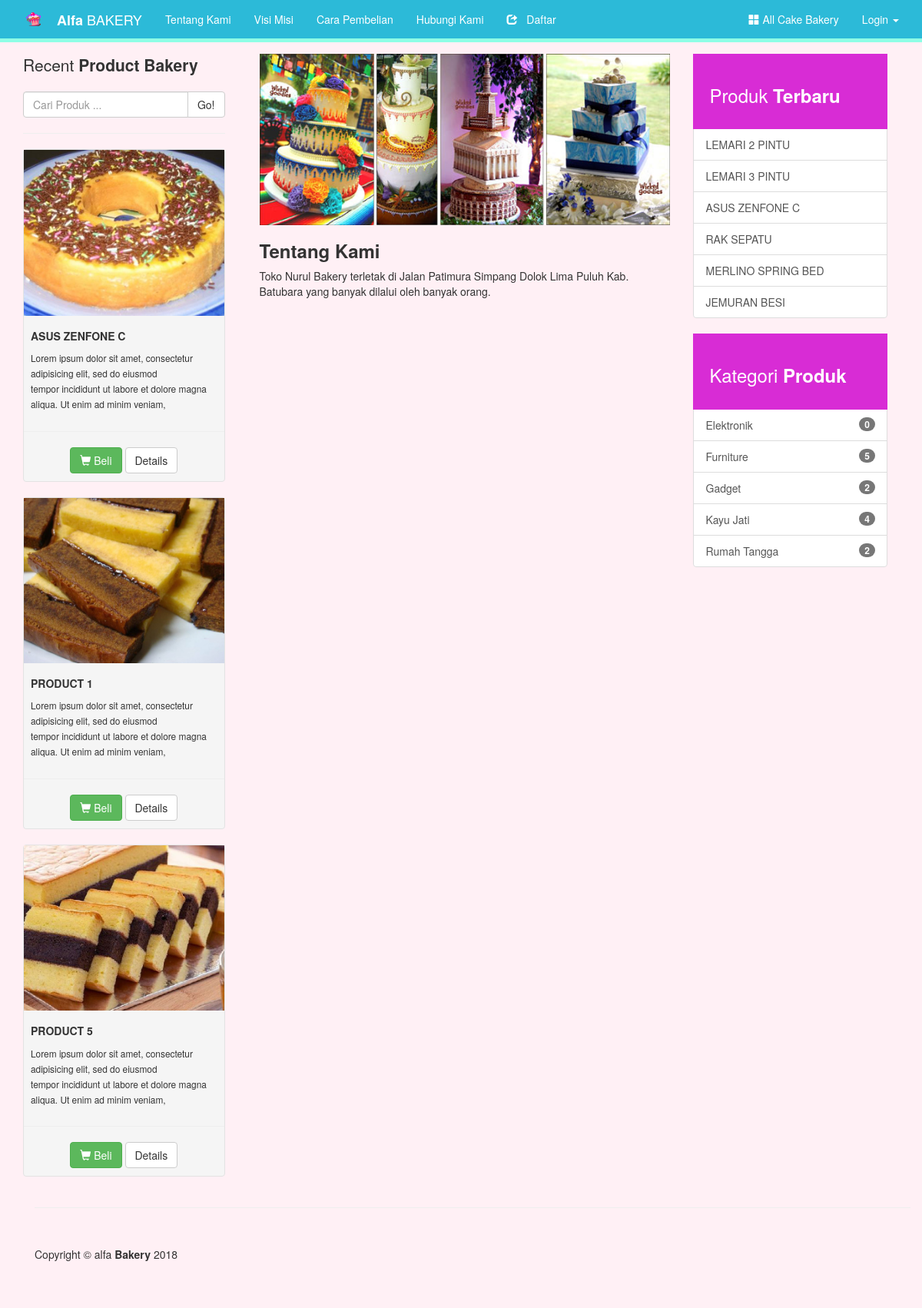
/?page=modul&v=1, run on the app's committed database.
### tables this page shows
CREATE TABLE IF NOT EXISTS `produk` (
`produk_id` int(5) NOT NULL,
  `id_kategori` int(5) NOT NULL,
  `nama_produk` varchar(100) NOT NULL,
  `deskripsi` text NOT NULL,
  `harga` int(20) NOT NULL,
  `stok` int(5) NOT NULL,
  `berat` decimal(5,2) unsigned NOT NULL DEFAULT '0.00',
  `tgl_masuk` date NOT NULL,
  `gambar` varchar(100) NOT NULL,
  `dibeli` int(5) NOT NULL DEFAULT '1',
  `diskon` int(5) NOT NULL
);

CREATE TABLE IF NOT EXISTS `modul` (
`id_modul` int(5) NOT NULL,
  `static_content` text NOT NULL,
  `gambar` varchar(100) NOT NULL
);

CREATE TABLE IF NOT EXISTS `kategori` (
`id_kategori` int(5) NOT NULL,
  `nama_kategori` varchar(100) NOT NULL
);

### Connections/olshop.php (called while the page is built, shortened)
<?php
if (!function_exists("GetSQLValueString")) {
function GetSQLValueString($theValue, $theType, $theDefinedValue = "", $theNotDefinedValue = "")
{
  $theValue = get_magic_quotes_gpc() ? stripslashes($theValue) : $theValue;
  $theValue = function_exists("mysql_real_escape_string") ? mysql_real_escape_string($theValue) : mysql_escape_string($theValue);
  switch ($theType) {
    case "long":
    case "int":
      $theValue = ($theValue != "") ? intval($theValue) : "NULL";
      break;
  }
  return $theValue;
}
}
?>

### index.php (the view, shortened to what this page needs)
<?php require_once('Connections/olshop.php');
$maxRows_rs_product = 3;
$pageNum_rs_product = 0;
$startRow_rs_product = $pageNum_rs_product * $maxRows_rs_product;
if (isset($_POST['button'])) {
	$cari = $_POST['nama_produk'];
	$query_rs_product = "SELECT *, LEFT(produk.deskripsi, 250) as desk FROM produk WHERE produk.nama_produk LIKE '%".$cari."%'";
	$query_limit_rs_product = sprintf("%s LIMIT %d, %d", $query_rs_product, $startRow_rs_product, $maxRows_rs_product);
	$rs_product = mysql_query($query_limit_rs_product, $olshop) or die(mysql_error());
	$row_rs_product = mysql_fetch_assoc($rs_product);
}else{
	$query_rs_product = "SELECT *, LEFT(produk.deskripsi, 250) as desk FROM produk ORDER BY RAND()";
	$query_limit_rs_product = sprintf("%s LIMIT %d, %d", $query_rs_product, $startRow_rs_product, $maxRows_rs_product);
	$rs_product = mysql_query($query_limit_rs_product, $olshop) or die(mysql_error());
	$row_rs_product = mysql_fetch_assoc($rs_product);
}
if (isset($_GET['totalRows_rs_product'])) {
  $totalRows_rs_product = $_GET['totalRows_rs_product'];
} else {
  $all_rs_product = mysql_query($query_rs_product);
  $totalRows_rs_product = mysql_num_rows($all_rs_product);
}
?>
<!DOCTYPE html>
<html lang="en">
<head>
    <link href="assets/css/bootstrap.min.css" rel="stylesheet">
    <link href="assets/css/shop-homepage.css" rel="stylesheet">
    <link href="assets/css/animate.css" rel="stylesheet">
    <link rel="stylesheet" type="text/css" href="assets/dist/sweetalert.css">
</head>
<body>
    <nav class="navbar navbar-inverse navbar-fixed-top" role="navigation">
        <div class="container">
             <div class="navbar-header">
               <a class="navbar-brand" href="#">
                <img alt="Brand" src="logged/gambar/bank/favicon.png" >
              </a>
              <a class="navbar-brand" href="index.php"><strong>Alfa </strong>BAKERY</a>
            </div>
            <div class="collapse navbar-collapse" id="bs-example-navbar-collapse-1">
                <ul class="nav navbar-nav">
                    <li><a href="?page=modul&v=1">Tentang Kami</a></li>
                    <li><a href="?page=modul&v=2">Visi Misi</a></li>
                    <li><a href="?page=modul&v=4">Cara Pembelian</a></li>
      				<li><a href="?page=modul&v=3">Hubungi Kami</a></li>
                    <li><a href="#" data-toggle="modal" data-target="#Register"><span class="glyphicon glyphicon-share"></span> &nbsp;&nbsp;Daftar</a></li>
      			</ul>
                     <ul class="nav navbar-nav navbar-right">
                  <li><a href="index.php" ><span class="glyphicon glyphicon-th-large"></span> All Cake Bakery</a></li>
                  <li class="dropdown">
                      <a href="#" class="dropdown-toggle" data-toggle="dropdown" role="button" aria-haspopup="true" aria-expanded="false"> Login <span class="caret"></span></a>
                    </li>
              </ul>
            </div>
        </div>
    </nav>
    <div class="container">
        <div class="row">
            <div class="col-md-3">
                <p class="lead">Recent <strong>Product Bakery</strong></p>
                <form action="" method="post" >
                    <div class="input-group">
                      <input type="text" class="form-control" name="nama_produk" placeholder="Cari Produk ...">
                      <span class="input-group-btn">
                        <button class="btn btn-default" name="button" type="submit">Go!</button>
                      </span>
                    </div>
                </form>
                <hr />
               		<?php if ($totalRows_rs_product > 0) {?>
					<?php do { ?>
                      <div class="thumbnail well">
                        <img src="logged/gambar/<?php echo $row_rs_product['gambar']; ?>" alt="Image" class="img-thumbnails">
                        <div class="caption">
                          <h5><strong><?php echo $row_rs_product['nama_produk']; ?></strong></h5>
                          <p><small><?php echo nl2br($row_rs_product['desk']); ?></small> </p>
                        </div>
                        <hr>
                        <p>
                        <center><a href="?page=login" class="btn btn-success"><span class="glyphicon glyphicon-shopping-cart"></span> Beli</a> <a href="?page=details&produk_id=<?php echo $row_rs_product['produk_id']; ?>" class="btn btn-default" role="button">Details</a></span>
                        </center>
                        </p>
                    </div>
                    <?php } while ($row_rs_product = mysql_fetch_assoc($rs_product)); ?>
                    <?php } ?>
                </div>
            <div class="col-md-9">
            	<div class="animated fadeIn">
                <?php
				   if(isset($_GET["page"]) && $_GET["page"] != "home"){
						if(file_exists(htmlentities($_GET["page"]).".php")){
							include(htmlentities($_GET["page"]).".php");
							}else{
							include("404.php");
							}
					   }else{
					  include("home.php");
					  }
				   ?>
            	</div>
            </div>
</div>
    <div class="container">
        <hr>
        <footer>
            <div class="row">
                <div class="col-lg-12">
                    <p>Copyright &copy; alfa <strong>Bakery</strong> 2018</p>
                </div>
          </div>
        </footer>
    </div>
                 <?php require_once('register.php'); ?>
</body>
</html>

### modul.php (shortened to what this page needs)
<?php
$colname_rs_modul = "-1";
if (isset($_GET['v'])) {
  $colname_rs_modul = $_GET['v'];
}
$query_rs_modul = sprintf("SELECT * FROM modul WHERE id_modul = %s", GetSQLValueString($colname_rs_modul, "int"));
$rs_modul = mysql_query($query_rs_modul, $olshop) or die(mysql_error());
$row_rs_modul = mysql_fetch_assoc($rs_modul);
$maxRows_rs_list_produk = 6;
$pageNum_rs_list_produk = 0;
$startRow_rs_list_produk = $pageNum_rs_list_produk * $maxRows_rs_list_produk;
$query_rs_list_produk = "SELECT * FROM produk";
$query_limit_rs_list_produk = sprintf("%s LIMIT %d, %d", $query_rs_list_produk, $startRow_rs_list_produk, $maxRows_rs_list_produk);
$rs_list_produk = mysql_query($query_limit_rs_list_produk, $olshop) or die(mysql_error());
$row_rs_list_produk = mysql_fetch_assoc($rs_list_produk);
?>
<div class="col-md-8">
    <p><img src="logged/gambar/<?php echo $row_rs_modul['gambar']; ?>" width="100%" height="20%"/></p>
    <p><?php echo $row_rs_modul['static_content']; ?></p>
</div>
<div class="col-md-4">
        <div class="list-group">
		       <a href="#" class="list-group-item active">
        	  <h3> Produk <strong>Terbaru</strong></h3>
              </a>
                        <?php do { ?>
                               <a href="?page=details&produk_id=<?php echo $row_rs_list_produk['produk_id']; ?>" class="list-group-item text-uppercase"><?php echo $row_rs_list_produk['nama_produk']; ?></a>
                        <?php } while ($row_rs_list_produk = mysql_fetch_assoc($rs_list_produk)); ?>
              </div>
    <div class="list-group">
                      <a href="#" class="list-group-item active">
                        <h3> Kategori <strong>Produk</strong></h3>
                      </a>
                <?php
			              $kategori=mysql_query("select nama_kategori, kategori.id_kategori,
                                  count(produk.produk_id) as jml
                                  from kategori left join produk
                                  on produk.id_kategori=kategori.id_kategori
                                  group by nama_kategori");
							while($k=mysql_fetch_array($kategori)){
								echo "<a href='?page=kategori&id=$k[id_kategori]' class='list-group-item'> $k[nama_kategori] <span class='badge'> $k[jml] </span></a>";
							}
							?>
	  </div>
</div>

### register.php (shortened to what this page needs)
<!DOCTYPE html PUBLIC "-//W3C//DTD XHTML 1.0 Transitional//EN" "http://www.w3.org/TR/xhtml1/DTD/xhtml1-transitional.dtd">
<html xmlns="http://www.w3.org/1999/xhtml">
<head>
</head>
<body>

### assets/css/shop-homepage.css (style rules this page uses)
body { padding-top: 70px; background-color: lavenderblush; }
.caption { height: 130px; overflow: hidden; }
.thumbnail img { width: 100%; }
.thumbnail { padding: 0; }
footer { margin: 50px 0; }

### data on the page
produk: gambar (picture), nama_produk "ASUS ZENFONE C", desk "Lorem ipsum dolor sit amet, consectetur adipisicing elit, sed do eiusmod tempor incididunt ut labore et dolore magna aliqua. Ut enim ad minim veniam,"
produk: shows a picture, nama_produk "PRODUCT 1", desk "Lorem ipsum dolor sit amet, consectetur adipisicing elit, sed do eiusmod tempor incididunt ut labore et dolore magna aliqua. Ut enim ad minim veniam,"
produk: shows a picture, nama_produk "PRODUCT 5", desk "Lorem ipsum dolor sit amet, consectetur adipisicing elit, sed do eiusmod tempor incididunt ut labore et dolore magna aliqua. Ut enim ad minim veniam,"
modul: gambar (picture), static_content "Tentang Kami Toko Nurul Bakery terletak di Jalan Patimura Simpang Dolok Lima Puluh Kab. Batubara yang banyak dilalui oleh banyak orang."
produk: nama_produk "LEMARI 2 PINTU"
produk: nama_produk "LEMARI 3 PINTU"
produk: nama_produk "RAK SEPATU"
produk: nama_produk "MERLINO SPRING BED"
produk: nama_produk "JEMURAN BESI"
kategori: nama_kategori "Elektronik", k "0"
kategori: nama_kategori "Furniture", k "5"
kategori: nama_kategori "Gadget", k "2"
kategori: nama_kategori "Kayu Jati", k "4"
kategori: nama_kategori "Rumah Tangga", k "2"
